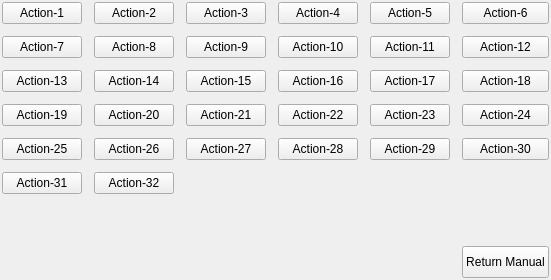
     <widget class="QWidget" name="tabWidgetPage2">
      <layout class="QGridLayout" name="gridLayout_3">
       <property name="leftMargin">
        <number>2</number>
       </property>
       <property name="topMargin">
        <number>2</number>
       </property>
       <property name="rightMargin">
        <number>2</number>
       </property>
       <property name="bottomMargin">
        <number>2</number>
       </property>
       <property name="spacing">
        <number>12</number>
       </property>
       <item row="1" column="1">
        <widget class="QPushButton" name="action8">
         <property name="sizePolicy">
          <sizepolicy hsizetype="Minimum" vsizetype="Expanding">
           <horstretch>0</horstretch>
           <verstretch>0</verstretch>
          </sizepolicy>
         </property>
         <property name="maximumSize">
          <size>
           <width>16777215</width>
           <height>48</height>
          </size>
         </property>
         <property name="text">
          <string>Action-8</string>
         </property>
         <attribute name="buttonGroup">
          <string notr="true">actionGroup</string>
         </attribute>
        </widget>
       </item>
       <item row="0" column="2">
        <widget class="QPushButton" name="action3">
         <property name="sizePolicy">
          <sizepolicy hsizetype="Minimum" vsizetype="Expanding">
           <horstretch>0</horstretch>
           <verstretch>0</verstretch>
          </sizepolicy>
         </property>
         <property name="maximumSize">
          <size>
           <width>16777215</width>
           <height>48</height>
          </size>
         </property>
         <property name="text">
          <string>Action-3</string>
         </property>
         <attribute name="buttonGroup">
          <string notr="true">actionGroup</string>
         </attribute>
        </widget>
       </item>
       <item row="0" column="4">
        <widget class="QPushButton" name="action5">
         <property name="sizePolicy">
          <sizepolicy hsizetype="Minimum" vsizetype="Expanding">
           <horstretch>0</horstretch>
           <verstretch>0</verstretch>
          </sizepolicy>
         </property>
         <property name="maximumSize">
          <size>
           <width>16777215</width>
           <height>48</height>
          </size>
         </property>
         <property name="text">
          <string>Action-5</string>
         </property>
         <attribute name="buttonGroup">
          <string notr="true">actionGroup</string>
         </attribute>
        </widget>
       </item>
       <item row="0" column="5">
        <widget class="QPushButton" name="action6">
         <property name="sizePolicy">
          <sizepolicy hsizetype="Minimum" vsizetype="Expanding">
           <horstretch>0</horstretch>
           <verstretch>0</verstretch>
          </sizepolicy>
         </property>
         <property name="maximumSize">
          <size>
           <width>16777215</width>
           <height>48</height>
          </size>
         </property>
         <property name="text">
          <string>Action-6</string>
         </property>
         <attribute name="buttonGroup">
          <string notr="true">actionGroup</string>
         </attribute>
        </widget>
       </item>
       <item row="0" column="1">
        <widget class="QPushButton" name="action2">
         <property name="sizePolicy">
          <sizepolicy hsizetype="Minimum" vsizetype="Expanding">
           <horstretch>0</horstretch>
           <verstretch>0</verstretch>
          </sizepolicy>
         </property>
         <property name="maximumSize">
          <size>
           <width>16777215</width>
           <height>48</height>
          </size>
         </property>
         <property name="text">
          <string>Action-2</string>
         </property>
         <attribute name="buttonGroup">
          <string notr="true">actionGroup</string>
         </attribute>
        </widget>
       </item>
       <item row="1" column="5">
        <widget class="QPushButton" name="action12">
         <property name="sizePolicy">
          <sizepolicy hsizetype="Minimum" vsizetype="Expanding">
           <horstretch>0</horstretch>
           <verstretch>0</verstretch>
          </sizepolicy>
         </property>
         <property name="maximumSize">
          <size>
           <width>16777215</width>
           <height>48</height>
          </size>
         </property>
         <property name="text">
          <string>Action-12</string>
         </property>
         <attribute name="buttonGroup">
          <string notr="true">actionGroup</string>
         </attribute>
        </widget>
       </item>
       <item row="5" column="0">
        <widget class="QPushButton" name="action31">
         <property name="sizePolicy">
          <sizepolicy hsizetype="Minimum" vsizetype="Expanding">
           <horstretch>0</horstretch>
           <verstretch>0</verstretch>
          </sizepolicy>
         </property>
         <property name="maximumSize">
          <size>
           <width>16777215</width>
           <height>48</height>
          </size>
         </property>
         <property name="text">
          <string>Action-31</string>
         </property>
         <attribute name="buttonGroup">
          <string notr="true">actionGroup</string>
         </attribute>
        </widget>
       </item>
       <item row="2" column="4">
        <widget class="QPushButton" name="action17">
         <property name="sizePolicy">
          <sizepolicy hsizetype="Minimum" vsizetype="Expanding">
           <horstretch>0</horstretch>
           <verstretch>0</verstretch>
          </sizepolicy>
         </property>
         <property name="maximumSize">
          <size>
           <width>16777215</width>
           <height>48</height>
          </size>
         </property>
         <property name="text">
          <string>Action-17</string>
         </property>
         <attribute name="buttonGroup">
          <string notr="true">actionGroup</string>
         </attribute>
        </widget>
       </item>
       <item row="0" column="3">
        <widget class="QPushButton" name="action4">
         <property name="sizePolicy">
          <sizepolicy hsizetype="Minimum" vsizetype="Expanding">
           <horstretch>0</horstretch>
           <verstretch>0</verstretch>
          </sizepolicy>
         </property>
         <property name="maximumSize">
          <size>
           <width>16777215</width>
           <height>48</height>
          </size>
         </property>
         <property name="text">
          <string>Action-4</string>
         </property>
         <attribute name="buttonGroup">
          <string notr="true">actionGroup</string>
         </attribute>
        </widget>
       </item>
       <item row="1" column="2">
        <widget class="QPushButton" name="action9">
         <property name="sizePolicy">
          <sizepolicy hsizetype="Minimum" vsizetype="Expanding">
           <horstretch>0</horstretch>
           <verstretch>0</verstretch>
          </sizepolicy>
         </property>
         <property name="maximumSize">
          <size>
           <width>16777215</width>
           <height>48</height>
          </size>
         </property>
         <property name="text">
          <string>Action-9</string>
         </property>
         <attribute name="buttonGroup">
          <string notr="true">actionGroup</string>
         </attribute>
        </widget>
       </item>
       <item row="3" column="5">
        <widget class="QPushButton" name="action24">
         <property name="sizePolicy">
          <sizepolicy hsizetype="Minimum" vsizetype="Expanding">
           <horstretch>0</horstretch>
           <verstretch>0</verstretch>
          </sizepolicy>
         </property>
         <property name="maximumSize">
          <size>
           <width>16777215</width>
           <height>48</height>
          </size>
         </property>
         <property name="text">
          <string>Action-24</string>
         </property>
         <attribute name="buttonGroup">
          <string notr="true">actionGroup</string>
         </attribute>
        </widget>
       </item>
       <item row="1" column="0">
        <widget class="QPushButton" name="action7">
         <property name="sizePolicy">
          <sizepolicy hsizetype="Minimum" vsizetype="Expanding">
           <horstretch>0</horstretch>
           <verstretch>0</verstretch>
          </sizepolicy>
         </property>
         <property name="maximumSize">
          <size>
           <width>16777215</width>
           <height>48</height>
          </size>
         </property>
         <property name="text">
          <string>Action-7</string>
         </property>
         <attribute name="buttonGroup">
          <string notr="true">actionGroup</string>
         </attribute>
        </widget>
       </item>
       <item row="4" column="0">
        <widget class="QPushButton" name="action25">
         <property name="sizePolicy">
          <sizepolicy hsizetype="Minimum" vsizetype="Expanding">
           <horstretch>0</horstretch>
           <verstretch>0</verstretch>
          </sizepolicy>
         </property>
         <property name="maximumSize">
          <size>
           <width>16777215</width>
           <height>48</height>
          </size>
         </property>
         <property name="text">
          <string>Action-25</string>
         </property>
         <attribute name="buttonGroup">
          <string notr="true">actionGroup</string>
         </attribute>
        </widget>
       </item>
       <item row="4" column="4">
        <widget class="QPushButton" name="action29">
         <property name="sizePolicy">
          <sizepolicy hsizetype="Minimum" vsizetype="Expanding">
           <horstretch>0</horstretch>
           <verstretch>0</verstretch>
          </sizepolicy>
         </property>
         <property name="maximumSize">
          <size>
           <width>16777215</width>
           <height>48</height>
          </size>
         </property>
         <property name="text">
          <string>Action-29</string>
         </property>
         <attribute name="buttonGroup">
          <string notr="true">actionGroup</string>
         </attribute>
        </widget>
       </item>
       <item row="3" column="1">
        <widget class="QPushButton" name="action20">
         <property name="sizePolicy">
          <sizepolicy hsizetype="Minimum" vsizetype="Expanding">
           <horstretch>0</horstretch>
           <verstretch>0</verstretch>
          </sizepolicy>
         </property>
         <property name="maximumSize">
          <size>
           <width>16777215</width>
           <height>48</height>
          </size>
         </property>
         <property name="text">
          <string>Action-20</string>
         </property>
         <attribute name="buttonGroup">
          <string notr="true">actionGroup</string>
         </attribute>
        </widget>
       </item>
       <item row="3" column="0">
        <widget class="QPushButton" name="action19">
         <property name="sizePolicy">
          <sizepolicy hsizetype="Minimum" vsizetype="Expanding">
           <horstretch>0</horstretch>
           <verstretch>0</verstretch>
          </sizepolicy>
         </property>
         <property name="maximumSize">
          <size>
           <width>16777215</width>
           <height>48</height>
          </size>
         </property>
         <property name="text">
          <string>Action-19</string>
         </property>
         <attribute name="buttonGroup">
          <string notr="true">actionGroup</string>
         </attribute>
        </widget>
       </item>
       <item row="7" column="5">
        <widget class="QPushButton" name="returnManual">
         <property name="minimumSize">
          <size>
           <width>0</width>
           <height>32</height>
          </size>
         </property>
         <property name="text">
          <string>Return Manual</string>
         </property>
        </widget>
       </item>
       <item row="2" column="0">
        <widget class="QPushButton" name="action13">
         <property name="sizePolicy">
          <sizepolicy hsizetype="Minimum" vsizetype="Expanding">
           <horstretch>0</horstretch>
           <verstretch>0</verstretch>
          </sizepolicy>
         </property>
         <property name="maximumSize">
          <size>
           <width>16777215</width>
           <height>48</height>
          </size>
         </property>
         <property name="text">
          <string>Action-13</string>
         </property>
         <attribute name="buttonGroup">
          <string notr="true">actionGroup</string>
         </attribute>
        </widget>
       </item>
       <item row="3" column="4">
        <widget class="QPushButton" name="action23">
         <property name="sizePolicy">
          <sizepolicy hsizetype="Minimum" vsizetype="Expanding">
           <horstretch>0</horstretch>
           <verstretch>0</verstretch>
          </sizepolicy>
         </property>
         <property name="maximumSize">
          <size>
           <width>16777215</width>
           <height>48</height>
          </size>
         </property>
         <property name="text">
          <string>Action-23</string>
         </property>
         <attribute name="buttonGroup">
          <string notr="true">actionGroup</string>
         </attribute>
        </widget>
       </item>
       <item row="4" column="5">
        <widget class="QPushButton" name="action30">
         <property name="sizePolicy">
          <sizepolicy hsizetype="Minimum" vsizetype="Expanding">
           <horstretch>0</horstretch>
           <verstretch>0</verstretch>
          </sizepolicy>
         </property>
         <property name="maximumSize">
          <size>
           <width>16777215</width>
           <height>48</height>
          </size>
         </property>
         <property name="text">
          <string>Action-30</string>
         </property>
         <attribute name="buttonGroup">
          <string notr="true">actionGroup</string>
         </attribute>
        </widget>
       </item>
       <item row="1" column="3">
        <widget class="QPushButton" name="action10">
         <property name="sizePolicy">
          <sizepolicy hsizetype="Minimum" vsizetype="Expanding">
           <horstretch>0</horstretch>
           <verstretch>0</verstretch>
          </sizepolicy>
         </property>
         <property name="maximumSize">
          <size>
           <width>16777215</width>
           <height>48</height>
          </size>
         </property>
         <property name="text">
          <string>Action-10</string>
         </property>
         <attribute name="buttonGroup">
          <string notr="true">actionGroup</string>
         </attribute>
        </widget>
       </item>
       <item row="4" column="1">
        <widget class="QPushButton" name="action26">
         <property name="sizePolicy">
          <sizepolicy hsizetype="Minimum" vsizetype="Expanding">
           <horstretch>0</horstretch>
           <verstretch>0</verstretch>
          </sizepolicy>
         </property>
         <property name="maximumSize">
          <size>
           <width>16777215</width>
           <height>48</height>
          </size>
         </property>
         <property name="text">
          <string>Action-26</string>
         </property>
         <attribute name="buttonGroup">
          <string notr="true">actionGroup</string>
         </attribute>
        </widget>
       </item>
       <item row="2" column="3">
        <widget class="QPushButton" name="action16">
         <property name="sizePolicy">
          <sizepolicy hsizetype="Minimum" vsizetype="Expanding">
           <horstretch>0</horstretch>
           <verstretch>0</verstretch>
          </sizepolicy>
         </property>
         <property name="maximumSize">
          <size>
           <width>16777215</width>
           <height>48</height>
          </size>
         </property>
         <property name="text">
          <string>Action-16</string>
         </property>
         <attribute name="buttonGroup">
          <string notr="true">actionGroup</string>
         </attribute>
        </widget>
       </item>
       <item row="2" column="1">
        <widget class="QPushButton" name="action14">
         <property name="sizePolicy">
          <sizepolicy hsizetype="Minimum" vsizetype="Expanding">
           <horstretch>0</horstretch>
           <verstretch>0</verstretch>
          </sizepolicy>
         </property>
         <property name="maximumSize">
          <size>
           <width>16777215</width>
           <height>48</height>
          </size>
         </property>
         <property name="text">
          <string>Action-14</string>
         </property>
         <attribute name="buttonGroup">
          <string notr="true">actionGroup</string>
         </attribute>
        </widget>
       </item>
       <item row="2" column="5">
        <widget class="QPushButton" name="action18">
         <property name="sizePolicy">
          <sizepolicy hsizetype="Minimum" vsizetype="Expanding">
           <horstretch>0</horstretch>
           <verstretch>0</verstretch>
          </sizepolicy>
         </property>
         <property name="maximumSize">
          <size>
           <width>16777215</width>
           <height>48</height>
          </size>
         </property>
         <property name="text">
          <string>Action-18</string>
         </property>
         <attribute name="buttonGroup">
          <string notr="true">actionGroup</string>
         </attribute>
        </widget>
       </item>
       <item row="1" column="4">
        <widget class="QPushButton" name="action11">
         <property name="sizePolicy">
          <sizepolicy hsizetype="Minimum" vsizetype="Expanding">
           <horstretch>0</horstretch>
           <verstretch>0</verstretch>
          </sizepolicy>
         </property>
         <property name="maximumSize">
          <size>
           <width>16777215</width>
           <height>48</height>
          </size>
         </property>
         <property name="text">
          <string>Action-11</string>
         </property>
         <attribute name="buttonGroup">
          <string notr="true">actionGroup</string>
         </attribute>
        </widget>
       </item>
       <item row="2" column="2">
        <widget class="QPushButton" name="action15">
         <property name="sizePolicy">
          <sizepolicy hsizetype="Minimum" vsizetype="Expanding">
           <horstretch>0</horstretch>
           <verstretch>0</verstretch>
          </sizepolicy>
         </property>
         <property name="maximumSize">
          <size>
           <width>16777215</width>
           <height>48</height>
          </size>
         </property>
         <property name="text">
          <string>Action-15</string>
         </property>
         <attribute name="buttonGroup">
          <string notr="true">actionGroup</string>
         </attribute>
        </widget>
       </item>
       <item row="4" column="3">
        <widget class="QPushButton" name="action28">
         <property name="sizePolicy">
          <sizepolicy hsizetype="Minimum" vsizetype="Expanding">
           <horstretch>0</horstretch>
           <verstretch>0</verstretch>
          </sizepolicy>
         </property>
         <property name="maximumSize">
          <size>
           <width>16777215</width>
           <height>48</height>
          </size>
         </property>
         <property name="text">
          <string>Action-28</string>
         </property>
         <attribute name="buttonGroup">
          <string notr="true">actionGroup</string>
         </attribute>
        </widget>
       </item>
       <item row="3" column="2">
        <widget class="QPushButton" name="action21">
         <property name="sizePolicy">
          <sizepolicy hsizetype="Minimum" vsizetype="Expanding">
           <horstretch>0</horstretch>
           <verstretch>0</verstretch>
          </sizepolicy>
         </property>
         <property name="maximumSize">
          <size>
           <width>16777215</width>
           <height>48</height>
          </size>
         </property>
         <property name="text">
          <string>Action-21</string>
         </property>
         <attribute name="buttonGroup">
          <string notr="true">actionGroup</string>
         </attribute>
        </widget>
       </item>
       <item row="3" column="3">
        <widget class="QPushButton" name="action22">
         <property name="sizePolicy">
          <sizepolicy hsizetype="Minimum" vsizetype="Expanding">
           <horstretch>0</horstretch>
           <verstretch>0</verstretch>
          </sizepolicy>
         </property>
         <property name="maximumSize">
          <size>
           <width>16777215</width>
           <height>48</height>
          </size>
         </property>
         <property name="text">
          <string>Action-22</string>
         </property>
         <attribute name="buttonGroup">
          <string notr="true">actionGroup</string>
         </attribute>
        </widget>
       </item>
       <item row="0" column="0">
        <widget class="QPushButton" name="action1">
         <property name="sizePolicy">
          <sizepolicy hsizetype="Minimum" vsizetype="Expanding">
           <horstretch>0</horstretch>
           <verstretch>0</verstretch>
          </sizepolicy>
         </property>
         <property name="maximumSize">
          <size>
           <width>16777215</width>
           <height>48</height>
          </size>
         </property>
         <property name="text">
          <string>Action-1</string>
         </property>
         <attribute name="buttonGroup">
          <string notr="true">actionGroup</string>
         </attribute>
        </widget>
       </item>
       <item row="5" column="1">
        <widget class="QPushButton" name="action32">
         <property name="sizePolicy">
          <sizepolicy hsizetype="Minimum" vsizetype="Expanding">
           <horstretch>0</horstretch>
           <verstretch>0</verstretch>
          </sizepolicy>
         </property>
         <property name="maximumSize">
          <size>
           <width>16777215</width>
           <height>48</height>
          </size>
         </property>
         <property name="text">
          <string>Action-32</string>
         </property>
         <attribute name="buttonGroup">
          <string notr="true">actionGroup</string>
         </attribute>
        </widget>
       </item>
       <item row="4" column="2">
        <widget class="QPushButton" name="action27">
         <property name="sizePolicy">
          <sizepolicy hsizetype="Minimum" vsizetype="Expanding">
           <horstretch>0</horstretch>
           <verstretch>0</verstretch>
          </sizepolicy>
         </property>
         <property name="maximumSize">
          <size>
           <width>16777215</width>
           <height>48</height>
          </size>
         </property>
         <property name="text">
          <string>Action-27</string>
         </property>
         <attribute name="buttonGroup">
          <string notr="true">actionGroup</string>
         </attribute>
        </widget>
       </item>
       <item row="6" column="5">
        <spacer name="verticalSpacer_2">
         <property name="orientation">
          <enum>Qt::Vertical</enum>
         </property>
         <property name="sizeHint" stdset="0">
          <size>
           <width>20</width>
           <height>40</height>
          </size>
         </property>
        </spacer>
       </item>
      </layout>
     </widget>
